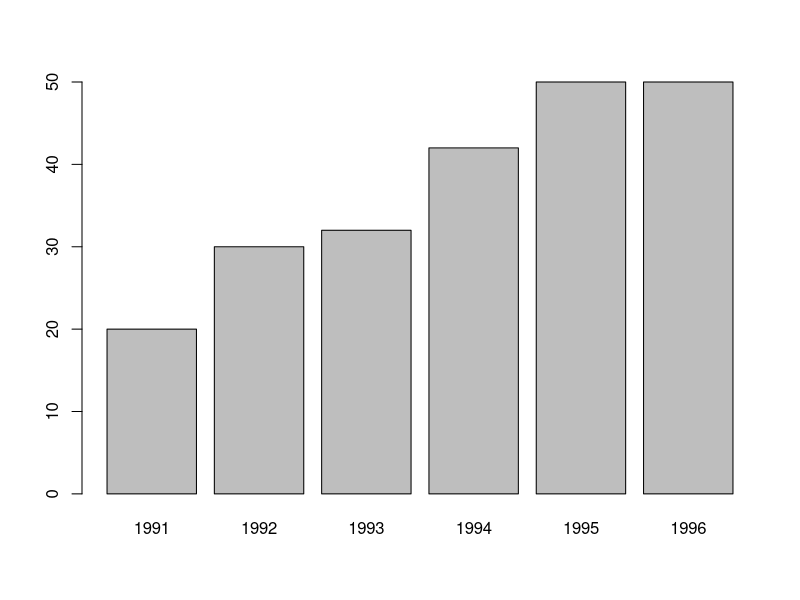

Generate this figure with R:
#page number-132

d <- data.frame(n=c("1991","1992","1993","1994","1995","1996") ,  v=c(20,30,32,42,50,50))
barplot(height=d$v,names=d$n)